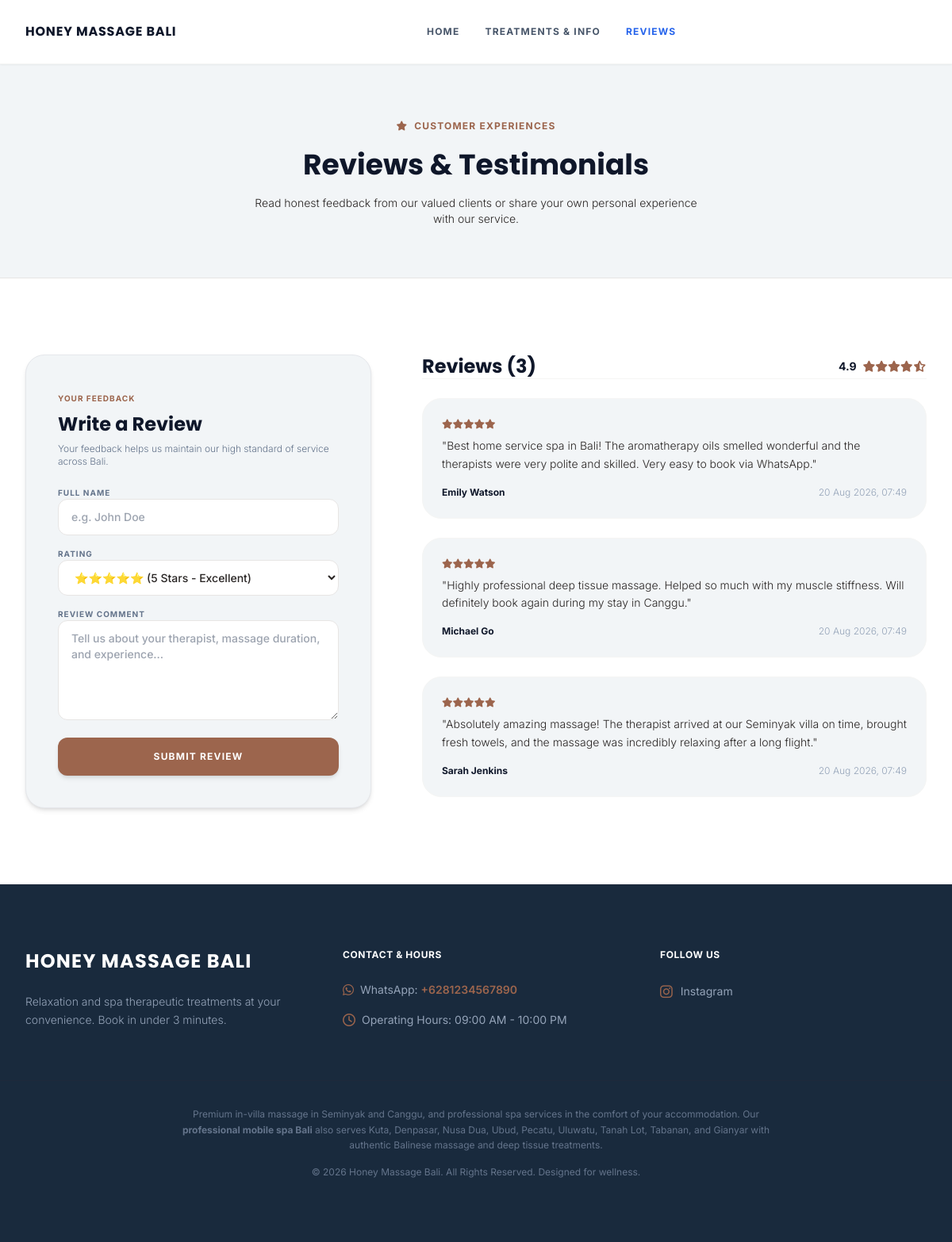
Screenshot of /reviews.php with the database file from the repository.
### tables this page shows
CREATE TABLE IF NOT EXISTS `reviews` (
  `id` INT AUTO_INCREMENT PRIMARY KEY,
  `name` VARCHAR(100) NOT NULL,
  `rating` INT NOT NULL,
  `comment` TEXT NOT NULL,
  `status` VARCHAR(20) DEFAULT 'approved',
  `created_at` TIMESTAMP DEFAULT CURRENT_TIMESTAMP
);

### reviews.php (the view, shortened to what this page needs)
<?php
require_once 'header.php';
$reviews_query = $db->query("SELECT * FROM reviews WHERE status = 'approved' ORDER BY id DESC");
$reviews = $reviews_query->fetchAll();
?>
    <section class="bg-[#f2f5f7] py-16 border-b border-stone-200">
        <div class="max-w-7xl mx-auto px-4 sm:px-6 lg:px-8 text-center space-y-4">
            <span class="text-xs font-bold uppercase tracking-widest text-[#9c654d]"><i aria-hidden="true" class="fas fa-star mr-1"></i> Customer Experiences</span>
            <h1 class="text-4xl font-serif font-bold text-slate-900 leading-tight">Reviews &amp; Testimonials</h1>
            <p class="text-slate-650 font-light text-sm max-w-xl mx-auto">Read honest feedback from our valued clients or share your own personal experience with our service.</p>
        </div>
    </section>
    <section class="py-24 bg-white">
        <div class="max-w-7xl mx-auto px-4 sm:px-6 lg:px-8 grid lg:grid-cols-12 gap-16 items-start">
            <div class="lg:col-span-5 bg-[#f2f5f7] p-8 md:p-10 rounded-3xl border border-stone-150 shadow-md space-y-6">
                <div class="space-y-2">
                    <span class="text-[10px] font-bold uppercase tracking-widest text-[#9c654d]">Your Feedback</span>
                    <h2 class="text-2xl font-serif font-bold text-slate-900 leading-tight">Write a Review</h2>
                    <p class="text-slate-500 text-xs font-light">Your feedback helps us maintain our high standard of service across Bali.</p>
                </div>
                <form method="POST" action="reviews.php" class="space-y-4">
                    <div>
                        <label for="name" class="block text-[10px] font-bold uppercase tracking-widest text-slate-500 mb-1.5">Full Name</label>
                        <input type="text" name="name" id="name" required placeholder="e.g. John Doe" class="w-full border border-stone-200 bg-white px-4 py-3 rounded-xl text-sm font-medium focus:ring-2 focus:ring-emerald-800 focus:outline-none">
                    </div>
                    <div>
                        <label for="rating" class="block text-[10px] font-bold uppercase tracking-widest text-slate-500 mb-1.5">Rating</label>
                        <select name="rating" id="rating" required class="w-full border border-stone-200 bg-white px-4 py-3 rounded-xl text-sm font-medium focus:ring-2 focus:ring-emerald-800 focus:outline-none">
                            <option value="5" selected>⭐⭐⭐⭐⭐ (5 Stars - Excellent)</option>
                        </select>
                    </div>
                    <div>
                        <label for="comment" class="block text-[10px] font-bold uppercase tracking-widest text-slate-500 mb-1.5">Review Comment</label>
                        <textarea name="comment" id="comment" rows="5" required placeholder="Tell us about your therapist, massage duration, and experience..." class="w-full border border-stone-200 bg-white px-4 py-3 rounded-xl text-sm font-medium focus:ring-2 focus:ring-emerald-800 focus:outline-none"></textarea>
                    </div>
                    <button type="submit" name="submit_review" class="w-full bg-[#9c654d] hover:bg-[#7d4d38] text-white font-bold py-4 px-6 rounded-xl text-xs uppercase tracking-widest text-center transition-all duration-300 shadow-md hover:shadow-lg">
                        Submit Review
                    </button>
                </form>
            </div>
            <div class="lg:col-span-7 space-y-6">
                <div class="flex items-center justify-between border-b border-stone-100 pb-4">
                    <h2 class="text-2xl font-serif font-bold text-slate-900 leading-tight">Reviews (<?php echo count($reviews); ?>)</h2>
                    <div class="flex items-center space-x-2 text-sm text-slate-500">
                        <span class="font-bold text-slate-900"><?php echo htmlspecialchars($ratingValue); ?></span>
                        <div class="flex text-amber-500">
                            <i class="fas fa-star"></i>
                            <i class="fas fa-star"></i>
                            <i class="fas fa-star"></i>
                            <i class="fas fa-star"></i>
                            <i class="fas fa-star-half-alt"></i>
                        </div>
                    </div>
                </div>
                <div class="space-y-6 max-h-[800px] overflow-y-auto pr-2">
                    <?php if (count($reviews) === 0): ?>
                        <p class="text-slate-500 text-sm italic">No reviews yet. Be the first to write a review!</p>
                    <?php else: ?>
                        <?php foreach ($reviews as $rev): ?>
                            <div class="bg-[#f2f5f7] p-6 sm:p-8 rounded-3xl border border-stone-100 flex flex-col justify-between space-y-4">
                                <div class="space-y-2">
                                    <div class="flex text-amber-500 space-x-1">
                                        <?php for ($i = 1; $i <= 5; $i++): ?>
                                            <i class="<?php echo ($i <= $rev['rating']) ? 'fas' : 'far'; ?> fa-star text-xs"></i>
                                        <?php endfor; ?>
                                    </div>
                                    <p class="text-slate-650 text-sm leading-relaxed font-light italic">"<?php echo htmlspecialchars($rev['comment']); ?>"</p>
                                </div>
                                <div class="flex justify-between items-center text-xs">
                                    <h3 class="font-bold text-slate-900"><?php echo htmlspecialchars($rev['name']); ?></h3>
                                    <span class="text-slate-400 font-light"><?php echo date('d M Y, H:i', strtotime($rev['created_at'])); ?></span>
                                </div>
                            </div>
                        <?php endforeach; ?>
                    <?php endif; ?>
                </div>
            </div>
        </div>
    </section>
<?php
require_once 'footer.php';
?>

### header.php (style rules this page uses)
.font-serif { font-family: 'Poppins', sans-serif; }
.font-sans { font-family: 'Inter', sans-serif; }

### rows the page displays
reviews: rating 5 (drawn), comment "Best home service spa in Bali! The aromatherapy oils smelled wonderful and the therapists were very polite and skilled. Very easy to book via WhatsApp.", name "Emily Watson", created_at "20 Aug 2026, 07:49"
reviews: rating 5 (drawn), comment "Highly professional deep tissue massage. Helped so much with my muscle stiffness. Will definitely book again during my stay in Canggu.", name "Michael Go", created_at "20 Aug 2026, 07:49"
reviews: rating 5 (drawn), comment "Absolutely amazing massage! The therapist arrived at our Seminyak villa on time, brought fresh towels, and the massage was incredibly relaxing after a long flight.", name "Sarah Jenkins", created_at "20 Aug 2026, 07:49"

### other values shown
$brandName "HONEY MASSAGE BALI"
count($reviews) "3"
$ratingValue "4.9"
$whatsapp "6281234567890"
$operatingHours "09:00 AM - 10:00 PM"
$brandName "Honey Massage Bali"
